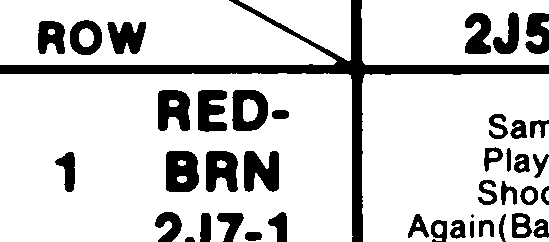
#> input picture ozzfest/research/raw/cell_1_1.png, 549 x 242 px
$ python ascii_preview.py raw/cell_1_1.png
#> lines starting #> are read from the running program, lines starting #| are printed output that depends on the picture; after the words box and inside, x2 and y2 are one past the last pixel; in counts of white or black regions, pixels touching at a corner belong together
#> in main, image is the input picture: PIL image 549x242 RGB; 81.6% white; 41 black regions (1 under 20 px), largest, box (x1, y1, x2, y2) and area: (0, 0, 549, 242) 8030, (166, 151, 199, 192) 1147, (244, 151, 279, 192) 1071
#!/usr/bin/env python3
from pathlib import Path

from PIL import Image, ImageFilter

DEFAULT_CHARS = "@%#*+=-:. "


def to_ascii(image, width=80, charset=DEFAULT_CHARS):
    # maintain aspect ratio by adjusting height with 0.55 factor
#> called with width = 80, charset = '@%#*+=-:. '
    aspect_ratio = image.height / image.width
#> aspect_ratio = 0.441
    new_height = int(aspect_ratio * width * 0.55)
#> new_height = 19
    resized = image.resize((width, max(1, new_height)))
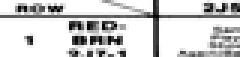
#> resized: PIL image 80x19 RGB (shown 3 times larger); min 0, max 255, mean 207.5
    grayscale = resized.convert("L")
    pixels = grayscale.getdata()
    ascii_pixels = [charset[int(pixel * (len(charset) - 1) / 255)] for pixel in pixels]
#> ascii_pixels = 1520 items, first 6: ' ', ' ', ' ', ' ', ' ', ' '
    lines = ["".join(ascii_pixels[i : i + width]) for i in range(0, len(ascii_pixels), width)]
    return "\n".join(lines)


def main():
    import argparse

    parser = argparse.ArgumentParser()
    parser.add_argument("path", type=Path)
    parser.add_argument("--width", type=int, default=80)
    parser.add_argument("--invert", action="store_true")
    parser.add_argument("--edges", action="store_true")
    parser.add_argument("--chars", type=str, default=DEFAULT_CHARS)
    args = parser.parse_args()

    image = Image.open(args.path)
    if args.invert:
        image = Image.eval(image, lambda p: 255 - p)
    if args.edges:
        image = image.convert("L").filter(ImageFilter.FIND_EDGES)
    print(to_ascii(image, width=args.width, charset=args.chars))


if __name__ == "__main__":
    main()

$ run again, on ozzfest/research/raw/cell_4_4_large.png
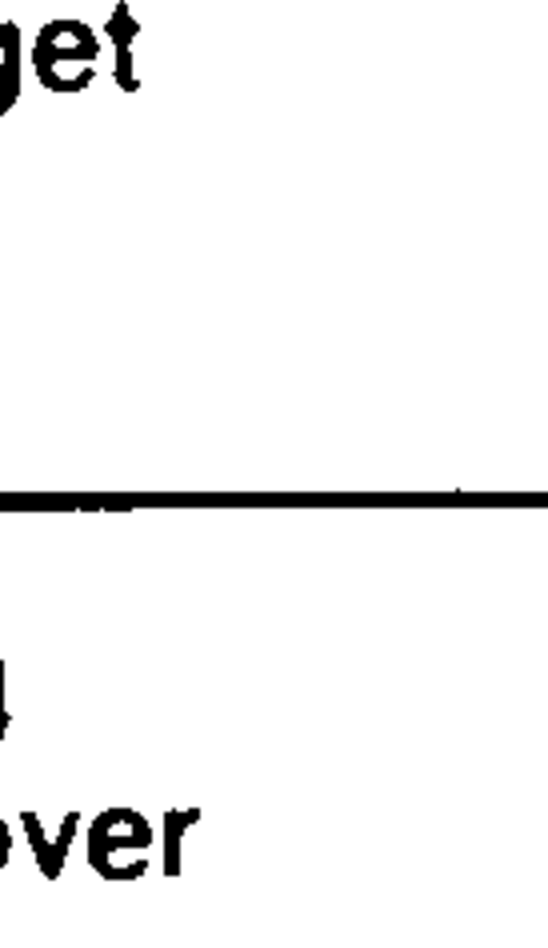
#> input picture ozzfest/research/raw/cell_4_4_large.png, 548 x 948 px
#> in main, image is the input picture: PIL image 548x948 L; min 0, max 255, mean 243.9
#> in to_ascii, `resized = image.resize((width, max(1, new_height)))`:
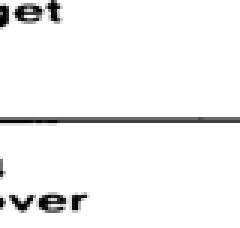
#> resized: PIL image 80x76 L (shown 3 times larger); min 0, max 255, mean 243.7
#> ascii_pixels = 6080 items, first 6: ' ', ' ', ' ', ' ', ' ', ' '

$ run again, on ozzfest/research/raw/driver_crop.png
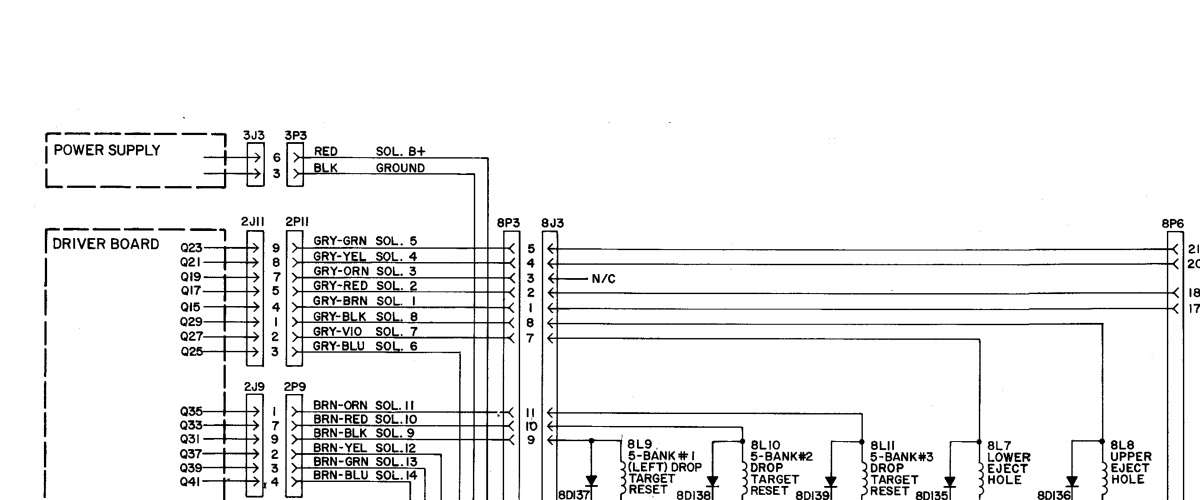
#> input picture ozzfest/research/raw/driver_crop.png, 3600 x 1500 px (shown at 1/3 size)
#> in main, image is the input picture: PIL image 3600x1500 L; min 0, max 255, mean 239.5
#> in to_ascii, `resized = image.resize((width, max(1, new_height)))`:
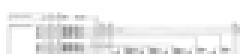
#> resized: PIL image 80x18 L (shown 3 times larger); min 127, max 255, mean 239.2
#> ascii_pixels = 1440 items, first 6: ' ', ' ', ' ', ' ', ' ', ' '
